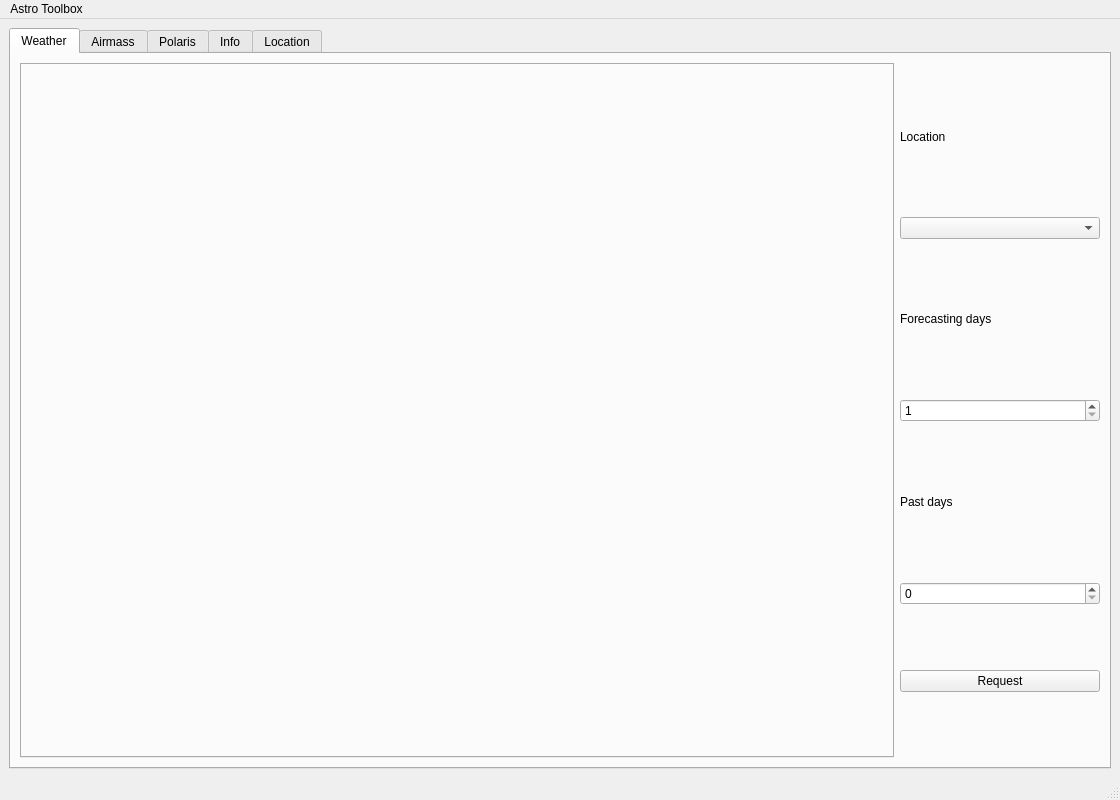
<?xml version="1.0" encoding="UTF-8"?>
<ui version="4.0">
 <class>MainWindow</class>
 <widget class="QMainWindow" name="MainWindow">
  <property name="geometry">
   <rect>
    <x>0</x>
    <y>0</y>
    <width>1120</width>
    <height>800</height>
   </rect>
  </property>
  <property name="sizeIncrement">
   <size>
    <width>16</width>
    <height>14</height>
   </size>
  </property>
  <property name="mouseTracking">
   <bool>true</bool>
  </property>
  <property name="tabletTracking">
   <bool>true</bool>
  </property>
  <property name="windowTitle">
   <string>Astro Toolbox</string>
  </property>
  <property name="windowIcon">
   <iconset theme="accessories-character-map">
    <normaloff>.</normaloff>.</iconset>
  </property>
  <property name="autoFillBackground">
   <bool>true</bool>
  </property>
  <property name="locale">
   <locale language="English" country="Europe"/>
  </property>
  <property name="toolButtonStyle">
   <enum>Qt::ToolButtonIconOnly</enum>
  </property>
  <property name="documentMode">
   <bool>true</bool>
  </property>
  <property name="tabShape">
   <enum>QTabWidget::Rounded</enum>
  </property>
  <property name="dockNestingEnabled">
   <bool>false</bool>
  </property>
  <property name="unifiedTitleAndToolBarOnMac">
   <bool>true</bool>
  </property>
  <widget class="QWidget" name="centralwidget">
   <layout class="QVBoxLayout" name="verticalLayout_2">
    <item>
     <widget class="QTabWidget" name="tabWidget">
      <property name="minimumSize">
       <size>
        <width>0</width>
        <height>0</height>
       </size>
      </property>
      <property name="maximumSize">
       <size>
        <width>99999</width>
        <height>99999</height>
       </size>
      </property>
      <property name="toolTipDuration">
       <number>-6</number>
      </property>
      <property name="currentIndex">
       <number>0</number>
      </property>
      <property name="usesScrollButtons">
       <bool>true</bool>
      </property>
      <widget class="QWidget" name="weather">
       <attribute name="title">
        <string>Weather</string>
       </attribute>
       <layout class="QGridLayout" name="gridLayout">
        <item row="0" column="1">
         <layout class="QVBoxLayout" name="verticalLayout">
          <item>
           <widget class="QLabel" name="label_4">
            <property name="maximumSize">
             <size>
              <width>16777215</width>
              <height>30</height>
             </size>
            </property>
            <property name="text">
             <string>Location</string>
            </property>
           </widget>
          </item>
          <item>
           <widget class="QComboBox" name="comboBoxWeather">
            <property name="minimumSize">
             <size>
              <width>200</width>
              <height>0</height>
             </size>
            </property>
           </widget>
          </item>
          <item>
           <widget class="QLabel" name="label_12">
            <property name="maximumSize">
             <size>
              <width>16777215</width>
              <height>30</height>
             </size>
            </property>
            <property name="text">
             <string>Forecasting days</string>
            </property>
           </widget>
          </item>
          <item>
           <widget class="QSpinBox" name="spinBoxWeather_1">
            <property name="minimum">
             <number>1</number>
            </property>
            <property name="maximum">
             <number>7</number>
            </property>
           </widget>
          </item>
          <item>
           <widget class="QLabel" name="label_13">
            <property name="maximumSize">
             <size>
              <width>16777215</width>
              <height>30</height>
             </size>
            </property>
            <property name="text">
             <string>Past days</string>
            </property>
           </widget>
          </item>
          <item>
           <widget class="QSpinBox" name="spinBoxWeather_2">
            <property name="maximum">
             <number>3</number>
            </property>
           </widget>
          </item>
          <item>
           <widget class="QPushButton" name="pushButtonWeather">
            <property name="text">
             <string>Request</string>
            </property>
           </widget>
          </item>
         </layout>
        </item>
        <item row="0" column="0">
         <widget class="QTabWidget" name="tabWidgetWeather">
          <property name="currentIndex">
           <number>-1</number>
          </property>
         </widget>
        </item>
       </layout>
      </widget>
      <widget class="QWidget" name="airmass">
       <attribute name="title">
        <string>Airmass</string>
       </attribute>
       <layout class="QGridLayout" name="gridLayout_2">
        <item row="2" column="0">
         <layout class="QVBoxLayout" name="verticalLayout_4">
          <item>
           <widget class="QLabel" name="label">
            <property name="maximumSize">
             <size>
              <width>16777215</width>
              <height>30</height>
             </size>
            </property>
            <property name="text">
             <string>Location</string>
            </property>
           </widget>
          </item>
          <item>
           <widget class="QComboBox" name="comboBoxAirmass"/>
          </item>
          <item>
           <widget class="QLabel" name="label_14">
            <property name="maximumSize">
             <size>
              <width>16777215</width>
              <height>30</height>
             </size>
            </property>
            <property name="text">
             <string>Date</string>
            </property>
           </widget>
          </item>
          <item>
           <widget class="QDateEdit" name="dateEditAirmass">
            <property name="displayFormat">
             <string>yyyy-MM-dd</string>
            </property>
            <property name="calendarPopup">
             <bool>true</bool>
            </property>
           </widget>
          </item>
          <item>
           <widget class="QLabel" name="label_18">
            <property name="maximumSize">
             <size>
              <width>16777215</width>
              <height>30</height>
             </size>
            </property>
            <property name="text">
             <string>Objects (seperate objects with spaces)</string>
            </property>
           </widget>
          </item>
          <item>
           <widget class="QLineEdit" name="lineEditAirmass_objects"/>
          </item>
          <item>
           <widget class="QLabel" name="label_17">
            <property name="maximumSize">
             <size>
              <width>16777215</width>
              <height>30</height>
             </size>
            </property>
            <property name="text">
             <string>Directory to save the airmass map</string>
            </property>
           </widget>
          </item>
          <item>
           <layout class="QHBoxLayout" name="horizontalLayout_4">
            <item>
             <widget class="QLineEdit" name="lineEditAirmass_browser"/>
            </item>
            <item>
             <widget class="QPushButton" name="pushButtonAirmass_browse">
              <property name="text">
               <string>Browse</string>
              </property>
             </widget>
            </item>
           </layout>
          </item>
          <item>
           <layout class="QHBoxLayout" name="horizontalLayout_2">
            <item>
             <layout class="QVBoxLayout" name="verticalLayout_8">
              <item>
               <widget class="QLabel" name="label_15">
                <property name="maximumSize">
                 <size>
                  <width>16777215</width>
                  <height>30</height>
                 </size>
                </property>
                <property name="text">
                 <string>Observation beginning hour</string>
                </property>
               </widget>
              </item>
              <item>
               <widget class="QSpinBox" name="spinBoxAirmass_1">
                <property name="frame">
                 <bool>true</bool>
                </property>
                <property name="keyboardTracking">
                 <bool>true</bool>
                </property>
                <property name="minimum">
                 <number>0</number>
                </property>
                <property name="maximum">
                 <number>24</number>
                </property>
                <property name="value">
                 <number>18</number>
                </property>
               </widget>
              </item>
             </layout>
            </item>
            <item>
             <layout class="QVBoxLayout" name="verticalLayout_6">
              <item>
               <widget class="QLabel" name="label_16">
                <property name="maximumSize">
                 <size>
                  <width>16777215</width>
                  <height>30</height>
                 </size>
                </property>
                <property name="text">
                 <string>Observation ending hour</string>
                </property>
               </widget>
              </item>
              <item>
               <widget class="QSpinBox" name="spinBoxAirmass_2">
                <property name="maximum">
                 <number>72</number>
                </property>
                <property name="value">
                 <number>7</number>
                </property>
               </widget>
              </item>
             </layout>
            </item>
           </layout>
          </item>
          <item>
           <widget class="QRadioButton" name="radioButtonAirmass">
            <property name="maximumSize">
             <size>
              <width>200</width>
              <height>16777215</height>
             </size>
            </property>
            <property name="text">
             <string>Save</string>
            </property>
           </widget>
          </item>
          <item>
           <widget class="QPushButton" name="pushButtonAirmass">
            <property name="maximumSize">
             <size>
              <width>200</width>
              <height>16777215</height>
             </size>
            </property>
            <property name="text">
             <string>Generate</string>
            </property>
           </widget>
          </item>
         </layout>
        </item>
       </layout>
      </widget>
      <widget class="QWidget" name="polaris">
       <attribute name="title">
        <string>Polaris</string>
       </attribute>
       <layout class="QGridLayout" name="gridLayout_3">
        <item row="0" column="0">
         <layout class="QVBoxLayout" name="verticalLayout_3">
          <item>
           <widget class="QLabel" name="label_10">
            <property name="maximumSize">
             <size>
              <width>16777215</width>
              <height>30</height>
             </size>
            </property>
            <property name="text">
             <string>Location</string>
            </property>
           </widget>
          </item>
          <item>
           <widget class="QComboBox" name="comboBoxPolaris"/>
          </item>
          <item>
           <widget class="QLabel" name="label_11">
            <property name="maximumSize">
             <size>
              <width>16777215</width>
              <height>30</height>
             </size>
            </property>
            <property name="text">
             <string>Date and Time (UT)</string>
            </property>
           </widget>
          </item>
          <item>
           <widget class="QDateTimeEdit" name="dateTimeEditPolaris">
            <property name="displayFormat">
             <string>yyyy-MM-ddThh:mm:ss</string>
            </property>
            <property name="calendarPopup">
             <bool>true</bool>
            </property>
           </widget>
          </item>
          <item>
           <widget class="QPushButton" name="pushButtonPolaris">
            <property name="text">
             <string>Display</string>
            </property>
           </widget>
          </item>
          <item>
           <layout class="QVBoxLayout" name="verticalLayoutPolaris"/>
          </item>
         </layout>
        </item>
       </layout>
      </widget>
      <widget class="QWidget" name="info">
       <attribute name="title">
        <string>Info</string>
       </attribute>
       <layout class="QGridLayout" name="gridLayout_4">
        <item row="0" column="0">
         <layout class="QVBoxLayout" name="verticalLayout_7">
          <item>
           <widget class="QLabel" name="label_7">
            <property name="maximumSize">
             <size>
              <width>16777215</width>
              <height>30</height>
             </size>
            </property>
            <property name="text">
             <string>Location</string>
            </property>
           </widget>
          </item>
          <item>
           <widget class="QComboBox" name="comboBoxInfo"/>
          </item>
          <item>
           <widget class="QLabel" name="label_8">
            <property name="text">
             <string>Date and time (UT)</string>
            </property>
           </widget>
          </item>
          <item>
           <widget class="QDateTimeEdit" name="dateTimeEditInfo">
            <property name="displayFormat">
             <string>yyyy-MM-ddTHH:mm:ss</string>
            </property>
            <property name="calendarPopup">
             <bool>true</bool>
            </property>
           </widget>
          </item>
          <item>
           <widget class="QLabel" name="label_9">
            <property name="text">
             <string>Objects (seperate objects with spaces)</string>
            </property>
           </widget>
          </item>
          <item>
           <widget class="QLineEdit" name="lineEditInfo"/>
          </item>
          <item>
           <widget class="QPushButton" name="pushButtonInfo">
            <property name="text">
             <string>Request</string>
            </property>
           </widget>
          </item>
          <item>
           <widget class="QListWidget" name="listInfo"/>
          </item>
         </layout>
        </item>
       </layout>
      </widget>
      <widget class="QWidget" name="location">
       <attribute name="title">
        <string>Location</string>
       </attribute>
       <layout class="QGridLayout" name="gridLayout_5">
        <item row="3" column="1">
         <layout class="QHBoxLayout" name="horizontalLayout_3">
          <item>
           <widget class="QListWidget" name="listLocation"/>
          </item>
          <item>
           <layout class="QVBoxLayout" name="verticalLayout_5">
            <item>
             <widget class="QLabel" name="label_2">
              <property name="maximumSize">
               <size>
                <width>300</width>
                <height>30</height>
               </size>
              </property>
              <property name="text">
               <string>Site name</string>
              </property>
              <property name="scaledContents">
               <bool>false</bool>
              </property>
             </widget>
            </item>
            <item>
             <widget class="QComboBox" name="comboBoxLocation">
              <property name="maximumSize">
               <size>
                <width>300</width>
                <height>16777215</height>
               </size>
              </property>
              <property name="editable">
               <bool>true</bool>
              </property>
             </widget>
            </item>
            <item>
             <widget class="QLabel" name="label_3">
              <property name="maximumSize">
               <size>
                <width>300</width>
                <height>30</height>
               </size>
              </property>
              <property name="text">
               <string>Latitude</string>
              </property>
             </widget>
            </item>
            <item>
             <widget class="QLineEdit" name="lineEditLatitude">
              <property name="maximumSize">
               <size>
                <width>300</width>
                <height>16777215</height>
               </size>
              </property>
             </widget>
            </item>
            <item>
             <widget class="QLabel" name="label_5">
              <property name="maximumSize">
               <size>
                <width>300</width>
                <height>30</height>
               </size>
              </property>
              <property name="text">
               <string>Longitude</string>
              </property>
             </widget>
            </item>
            <item>
             <widget class="QLineEdit" name="lineEditLongitude">
              <property name="maximumSize">
               <size>
                <width>300</width>
                <height>16777215</height>
               </size>
              </property>
             </widget>
            </item>
            <item>
             <widget class="QLabel" name="label_6">
              <property name="maximumSize">
               <size>
                <width>300</width>
                <height>30</height>
               </size>
              </property>
              <property name="text">
               <string>Elevation</string>
              </property>
             </widget>
            </item>
            <item>
             <widget class="QLineEdit" name="lineEditElevation">
              <property name="maximumSize">
               <size>
                <width>300</width>
                <height>16777215</height>
               </size>
              </property>
             </widget>
            </item>
            <item>
             <layout class="QHBoxLayout" name="horizontalLayoutPolaris" stretch="0,0">
              <property name="spacing">
               <number>0</number>
              </property>
              <property name="sizeConstraint">
               <enum>QLayout::SetDefaultConstraint</enum>
              </property>
              <property name="leftMargin">
               <number>0</number>
              </property>
              <item>
               <widget class="QPushButton" name="pushButtonSaveLocation">
                <property name="maximumSize">
                 <size>
                  <width>100</width>
                  <height>16777215</height>
                 </size>
                </property>
                <property name="text">
                 <string>Save</string>
                </property>
               </widget>
              </item>
              <item>
               <widget class="QPushButton" name="pushButtonDeleteLocation">
                <property name="maximumSize">
                 <size>
                  <width>100</width>
                  <height>16777215</height>
                 </size>
                </property>
                <property name="text">
                 <string>Delete</string>
                </property>
               </widget>
              </item>
             </layout>
            </item>
           </layout>
          </item>
         </layout>
        </item>
       </layout>
      </widget>
     </widget>
    </item>
   </layout>
  </widget>
  <widget class="QMenuBar" name="menubar">
   <property name="geometry">
    <rect>
     <x>0</x>
     <y>0</y>
     <width>942</width>
     <height>24</height>
    </rect>
   </property>
   <widget class="QMenu" name="menuAstro_Toolbox">
    <property name="title">
     <string>Astro Toolbox</string>
    </property>
   </widget>
   <addaction name="menuAstro_Toolbox"/>
  </widget>
  <widget class="QStatusBar" name="statusbar"/>
 </widget>
 <resources/>
 <connections/>
</ui>
